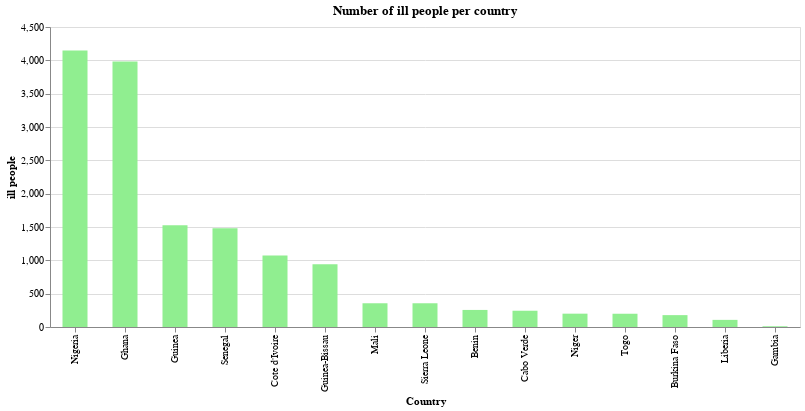

Source (notebook cell):
### Markdown cell above
### Number of ill patients

### Code cell
source = covid_ana_sort
alt.Chart(source).mark_bar(size = 25).encode(x = alt.X('Country', sort='-y'), y = 'ill people', color = alt.value('lightgreen'),).properties(width = alt.Step(50), height = 300, title = 'Number of ill people per country').interactive()

### Figure 1 — Vega-Lite specification as saved in the notebook (floating-point values rounded to 4 significant figures)
{"config": {"view": {"continuousWidth": 400, "continuousHeight": 300}}, "data": {"name": "data-5a44b3bda22f0048137e7a2aa366a8c8"}, "mark": {"type": "bar", "size": 25}, "encoding": {"color": {"value": "lightgreen"}, "x": {"type": "nominal", "field": "Country", "sort": "-y"}, "y": {"type": "quantitative", "field": "ill people"}}, "height": 300, "selection": {"selector006": {"type": "interval", "bind": "scales", "encodings": ["x", "y"]}}, "title": "Number of ill people per country", "width": {"step": 50}, "$schema": "https://vega.github.io/schema/vega-lite/v4.0.2.json", "datasets": {"data-5a44b3bda22f0048137e7a2aa366a8c8": [{"Country": "Ghana", "Lat": 7.947, "Long": -1.023, "Date": "2020-05-16T00:00:00", "Confirmed_cases": 5735, "Dead": 29, "Recovered": 1754, "ill people": 3981, "Death rate": 0.005057, "Recovered rate": 0.3058}, {"Country": "Nigeria", "Lat": 9.082, "Long": 8.675, "Date": "2020-05-16T00:00:00", "Confirmed_cases": 5621, "Dead": 176, "Recovered": 1472, "ill people": 4149, "Death rate": 0.03131, "Recovered rate": 0.2619}, {"Country": "Guinea", "Lat": 9.946, "Long": -9.697, "Date": "2020-05-16T00:00:00", "Confirmed_cases": 2658, "Dead": 16, "Recovered": 1133, "ill people": 1525, "Death rate": 0.00602, "Recovered rate": 0.4263}, {"Country": "Senegal", "Lat": 14.5, "Long": -14.45, "Date": "2020-05-16T00:00:00", "Confirmed_cases": 2429, "Dead": 25, "Recovered": 949, "ill people": 1480, "Death rate": 0.01029, "Recovered rate": 0.3907}, {"Country": "Cote d'Ivoire", "Lat": 7.54, "Long": -5.547, "Date": "2020-05-16T00:00:00", "Confirmed_cases": 2061, "Dead": 25, "Recovered": 987, "ill people": 1074, "Death rate": 0.01213, "Recovered rate": 0.4789}, {"Country": "Guinea-Bissau", "Lat": 11.8, "Long": -15.18, "Date": "2020-05-16T00:00:00", "Confirmed_cases": 969, "Dead": 4, "Recovered": 26, "ill people": 943, "Death rate": 0.004128, "Recovered rate": 0.02683}, {"Country": "Niger", "Lat": 17.61, "Long": 8.082, "Date": "2020-05-16T00:00:00", "Confirmed_cases": 889, "Dead": 51, "Recovered": 689, "ill people": 200, "Death rate": 0.05737, "Recovered rate": 0.775}, {"Country": "Mali", "Lat": 17.57, "Long": -3.996, "Date": "2020-05-16T00:00:00", "Confirmed_cases": 835, "Dead": 48, "Recovered": 479, "ill people": 356, "Death rate": 0.05749, "Recovered rate": 0.5737}, {"Country": "Burkina Faso", "Lat": 12.24, "Long": -1.562, "Date": "2020-05-16T00:00:00", "Confirmed_cases": 782, "Dead": 51, "Recovered": 604, "ill people": 178, "Death rate": 0.06522, "Recovered rate": 0.7724}, {"Country": "Sierra Leone", "Lat": 8.461, "Long": -11.78, "Date": "2020-05-16T00:00:00", "Confirmed_cases": 462, "Dead": 29, "Recovered": 106, "ill people": 356, "Death rate": 0.06277, "Recovered rate": 0.2294}, {"Country": "Benin", "Lat": 9.308, "Long": 2.316, "Date": "2020-05-16T00:00:00", "Confirmed_cases": 339, "Dead": 2, "Recovered": 83, "ill people": 256, "Death rate": 0.0059, "Recovered rate": 0.2448}, {"Country": "Cabo Verde", "Lat": 16.54, "Long": -23.04, "Date": "2020-05-16T00:00:00", "Confirmed_cases": 328, "Dead": 3, "Recovered": 84, "ill people": 244, "Death rate": 0.009146, "Recovered rate": 0.2561}, {"Country": "Togo", "Lat": 8.62, "Long": 0.8248, "Date": "2020-05-16T00:00:00", "Confirmed_cases": 298, "Dead": 11, "Recovered": 99, "ill people": 199, "Death rate": 0.03691, "Recovered rate": 0.3322}, {"Country": "Liberia", "Lat": 6.428, "Long": -9.43, "Date": "2020-05-16T00:00:00", "Confirmed_cases": 223, "Dead": 20, "Recovered": 116, "ill people": 107, "Death rate": 0.08969, "Recovered rate": 0.5202}, {"Country": "Gambia", "Lat": 13.44, "Long": -15.31, "Date": "2020-05-16T00:00:00", "Confirmed_cases": 23, "Dead": 1, "Recovered": 12, "ill people": 11, "Death rate": 0.04348, "Recovered rate": 0.5217}]}}
